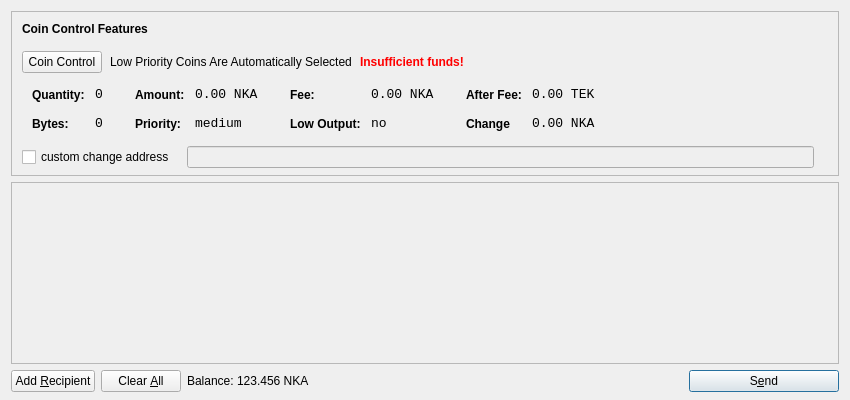
<?xml version="1.0" encoding="UTF-8"?>
<ui version="4.0">
 <class>SendCoinsDialog</class>
 <widget class="QDialog" name="SendCoinsDialog">
  <property name="geometry">
   <rect>
    <x>0</x>
    <y>0</y>
    <width>850</width>
    <height>400</height>
   </rect>
  </property>
  <property name="windowTitle">
   <string>Send Coins</string>
  </property>
  <layout class="QVBoxLayout" name="verticalLayout" stretch="0,1,0">
   <property name="bottomMargin">
    <number>8</number>
   </property>
   <item>
    <widget class="QFrame" name="frameCoinControl">
     <property name="sizePolicy">
      <sizepolicy hsizetype="Expanding" vsizetype="Expanding">
       <horstretch>0</horstretch>
       <verstretch>0</verstretch>
      </sizepolicy>
     </property>
     <property name="maximumSize">
      <size>
       <width>16777215</width>
       <height>16777215</height>
      </size>
     </property>
     <property name="frameShape">
      <enum>QFrame::StyledPanel</enum>
     </property>
     <property name="frameShadow">
      <enum>QFrame::Sunken</enum>
     </property>
     <layout class="QVBoxLayout" name="verticalLayoutCoinControl2">
      <property name="spacing">
       <number>-1</number>
      </property>
      <property name="leftMargin">
       <number>0</number>
      </property>
      <property name="topMargin">
       <number>0</number>
      </property>
      <property name="rightMargin">
       <number>0</number>
      </property>
      <property name="bottomMargin">
       <number>6</number>
      </property>
      <item>
       <layout class="QVBoxLayout" name="verticalLayoutCoinControl" stretch="0,0,0,0,1">
        <property name="spacing">
         <number>0</number>
        </property>
        <property name="leftMargin">
         <number>10</number>
        </property>
        <property name="topMargin">
         <number>10</number>
        </property>
        <item>
         <layout class="QHBoxLayout" name="horizontalLayoutCoinControl1">
          <property name="bottomMargin">
           <number>15</number>
          </property>
          <item>
           <widget class="QLabel" name="labelCoinControlFeatures">
            <property name="sizePolicy">
             <sizepolicy hsizetype="Preferred" vsizetype="Maximum">
              <horstretch>0</horstretch>
              <verstretch>0</verstretch>
             </sizepolicy>
            </property>
            <property name="font">
             <font>
              <weight>75</weight>
              <bold>true</bold>
             </font>
            </property>
            <property name="styleSheet">
             <string notr="true">font-weight:bold;</string>
            </property>
            <property name="text">
             <string>Coin Control Features</string>
            </property>
           </widget>
          </item>
         </layout>
        </item>
        <item>
         <layout class="QHBoxLayout" name="horizontalLayoutCoinControl2" stretch="0,0,0,0">
          <property name="spacing">
           <number>8</number>
          </property>
          <property name="bottomMargin">
           <number>10</number>
          </property>
          <item>
           <widget class="QPushButton" name="pushButtonCoinControl">
            <property name="styleSheet">
             <string notr="true"/>
            </property>
            <property name="text">
             <string>Coin Control</string>
            </property>
           </widget>
          </item>
          <item>
           <widget class="QLabel" name="labelCoinControlAutomaticallySelected">
            <property name="text">
             <string>Low Priority Coins Are Automatically Selected</string>
            </property>
            <property name="margin">
             <number>5</number>
            </property>
           </widget>
          </item>
          <item>
           <widget class="QLabel" name="labelCoinControlInsuffFunds">
            <property name="font">
             <font>
              <weight>75</weight>
              <bold>true</bold>
             </font>
            </property>
            <property name="styleSheet">
             <string notr="true">color:red;font-weight:bold;</string>
            </property>
            <property name="text">
             <string>Insufficient funds!</string>
            </property>
            <property name="margin">
             <number>5</number>
            </property>
           </widget>
          </item>
          <item>
           <spacer name="horizontalSpacerCoinControl">
            <property name="orientation">
             <enum>Qt::Horizontal</enum>
            </property>
            <property name="sizeHint" stdset="0">
             <size>
              <width>40</width>
              <height>1</height>
             </size>
            </property>
           </spacer>
          </item>
         </layout>
        </item>
        <item>
         <widget class="QWidget" name="widgetCoinControl" native="true">
          <property name="sizePolicy">
           <sizepolicy hsizetype="Preferred" vsizetype="Preferred">
            <horstretch>0</horstretch>
            <verstretch>0</verstretch>
           </sizepolicy>
          </property>
          <property name="minimumSize">
           <size>
            <width>0</width>
            <height>0</height>
           </size>
          </property>
          <property name="styleSheet">
           <string notr="true"/>
          </property>
          <layout class="QHBoxLayout" name="horizontalLayoutCoinControl5">
           <property name="margin">
            <number>0</number>
           </property>
           <item>
            <layout class="QHBoxLayout" name="horizontalLayoutCoinControl3" stretch="0,0,0,1">
             <property name="spacing">
              <number>20</number>
             </property>
             <property name="topMargin">
              <number>0</number>
             </property>
             <property name="bottomMargin">
              <number>10</number>
             </property>
             <item>
              <layout class="QFormLayout" name="formLayoutCoinControl1">
               <property name="horizontalSpacing">
                <number>10</number>
               </property>
               <property name="verticalSpacing">
                <number>14</number>
               </property>
               <property name="leftMargin">
                <number>10</number>
               </property>
               <property name="topMargin">
                <number>4</number>
               </property>
               <property name="rightMargin">
                <number>6</number>
               </property>
               <item row="0" column="0">
                <widget class="QLabel" name="labelCoinControlQuantityText">
                 <property name="styleSheet">
                  <string notr="true">font-weight:bold;</string>
                 </property>
                 <property name="text">
                  <string>Quantity:</string>
                 </property>
                 <property name="margin">
                  <number>0</number>
                 </property>
                </widget>
               </item>
               <item row="0" column="1">
                <widget class="QLabel" name="labelCoinControlQuantity">
                 <property name="font">
                  <font>
                   <family>Monospace</family>
                   <pointsize>10</pointsize>
                  </font>
                 </property>
                 <property name="cursor">
                  <cursorShape>IBeamCursor</cursorShape>
                 </property>
                 <property name="contextMenuPolicy">
                  <enum>Qt::ActionsContextMenu</enum>
                 </property>
                 <property name="text">
                  <string>0</string>
                 </property>
                 <property name="margin">
                  <number>0</number>
                 </property>
                 <property name="textInteractionFlags">
                  <set>Qt::LinksAccessibleByMouse|Qt::TextSelectableByKeyboard|Qt::TextSelectableByMouse</set>
                 </property>
                </widget>
               </item>
               <item row="1" column="0">
                <widget class="QLabel" name="labelCoinControlBytesText">
                 <property name="styleSheet">
                  <string notr="true">font-weight:bold;</string>
                 </property>
                 <property name="text">
                  <string>Bytes:</string>
                 </property>
                </widget>
               </item>
               <item row="1" column="1">
                <widget class="QLabel" name="labelCoinControlBytes">
                 <property name="font">
                  <font>
                   <family>Monospace</family>
                   <pointsize>10</pointsize>
                  </font>
                 </property>
                 <property name="cursor">
                  <cursorShape>IBeamCursor</cursorShape>
                 </property>
                 <property name="contextMenuPolicy">
                  <enum>Qt::ActionsContextMenu</enum>
                 </property>
                 <property name="text">
                  <string>0</string>
                 </property>
                 <property name="textInteractionFlags">
                  <set>Qt::LinksAccessibleByMouse|Qt::TextSelectableByKeyboard|Qt::TextSelectableByMouse</set>
                 </property>
                </widget>
               </item>
              </layout>
             </item>
             <item>
              <layout class="QFormLayout" name="formLayoutCoinControl2">
               <property name="horizontalSpacing">
                <number>10</number>
               </property>
               <property name="verticalSpacing">
                <number>14</number>
               </property>
               <property name="leftMargin">
                <number>6</number>
               </property>
               <property name="topMargin">
                <number>4</number>
               </property>
               <property name="rightMargin">
                <number>6</number>
               </property>
               <item row="0" column="0">
                <widget class="QLabel" name="labelCoinControlAmountText">
                 <property name="styleSheet">
                  <string notr="true">font-weight:bold;</string>
                 </property>
                 <property name="text">
                  <string>Amount:</string>
                 </property>
                 <property name="margin">
                  <number>0</number>
                 </property>
                </widget>
               </item>
               <item row="0" column="1">
                <widget class="QLabel" name="labelCoinControlAmount">
                 <property name="font">
                  <font>
                   <family>Monospace</family>
                   <pointsize>10</pointsize>
                  </font>
                 </property>
                 <property name="cursor">
                  <cursorShape>IBeamCursor</cursorShape>
                 </property>
                 <property name="contextMenuPolicy">
                  <enum>Qt::ActionsContextMenu</enum>
                 </property>
                 <property name="text">
                  <string>0.00 NKA</string>
                 </property>
                 <property name="textInteractionFlags">
                  <set>Qt::LinksAccessibleByMouse|Qt::TextSelectableByKeyboard|Qt::TextSelectableByMouse</set>
                 </property>
                </widget>
               </item>
               <item row="1" column="0">
                <widget class="QLabel" name="labelCoinControlPriorityText">
                 <property name="styleSheet">
                  <string notr="true">font-weight:bold;</string>
                 </property>
                 <property name="text">
                  <string>Priority:</string>
                 </property>
                </widget>
               </item>
               <item row="1" column="1">
                <widget class="QLabel" name="labelCoinControlPriority">
                 <property name="font">
                  <font>
                   <family>Monospace</family>
                   <pointsize>10</pointsize>
                  </font>
                 </property>
                 <property name="cursor">
                  <cursorShape>IBeamCursor</cursorShape>
                 </property>
                 <property name="contextMenuPolicy">
                  <enum>Qt::ActionsContextMenu</enum>
                 </property>
                 <property name="text">
                  <string>medium</string>
                 </property>
                 <property name="textInteractionFlags">
                  <set>Qt::LinksAccessibleByMouse|Qt::TextSelectableByKeyboard|Qt::TextSelectableByMouse</set>
                 </property>
                </widget>
               </item>
              </layout>
             </item>
             <item>
              <layout class="QFormLayout" name="formLayoutCoinControl3">
               <property name="horizontalSpacing">
                <number>10</number>
               </property>
               <property name="verticalSpacing">
                <number>14</number>
               </property>
               <property name="leftMargin">
                <number>6</number>
               </property>
               <property name="topMargin">
                <number>4</number>
               </property>
               <property name="rightMargin">
                <number>6</number>
               </property>
               <item row="0" column="0">
                <widget class="QLabel" name="labelCoinControlFeeText">
                 <property name="styleSheet">
                  <string notr="true">font-weight:bold;</string>
                 </property>
                 <property name="text">
                  <string>Fee:</string>
                 </property>
                 <property name="margin">
                  <number>0</number>
                 </property>
                </widget>
               </item>
               <item row="0" column="1">
                <widget class="QLabel" name="labelCoinControlFee">
                 <property name="font">
                  <font>
                   <family>Monospace</family>
                   <pointsize>10</pointsize>
                  </font>
                 </property>
                 <property name="cursor">
                  <cursorShape>IBeamCursor</cursorShape>
                 </property>
                 <property name="contextMenuPolicy">
                  <enum>Qt::ActionsContextMenu</enum>
                 </property>
                 <property name="text">
                  <string>0.00 NKA</string>
                 </property>
                 <property name="textInteractionFlags">
                  <set>Qt::LinksAccessibleByMouse|Qt::TextSelectableByKeyboard|Qt::TextSelectableByMouse</set>
                 </property>
                </widget>
               </item>
               <item row="1" column="0">
                <widget class="QLabel" name="labelCoinControlLowOutputText">
                 <property name="styleSheet">
                  <string notr="true">font-weight:bold;</string>
                 </property>
                 <property name="text">
                  <string>Low Output:</string>
                 </property>
                </widget>
               </item>
               <item row="1" column="1">
                <widget class="QLabel" name="labelCoinControlLowOutput">
                 <property name="font">
                  <font>
                   <family>Monospace</family>
                   <pointsize>10</pointsize>
                  </font>
                 </property>
                 <property name="cursor">
                  <cursorShape>IBeamCursor</cursorShape>
                 </property>
                 <property name="contextMenuPolicy">
                  <enum>Qt::ActionsContextMenu</enum>
                 </property>
                 <property name="text">
                  <string>no</string>
                 </property>
                 <property name="textInteractionFlags">
                  <set>Qt::LinksAccessibleByMouse|Qt::TextSelectableByKeyboard|Qt::TextSelectableByMouse</set>
                 </property>
                </widget>
               </item>
              </layout>
             </item>
             <item>
              <layout class="QFormLayout" name="formLayoutCoinControl4">
               <property name="horizontalSpacing">
                <number>10</number>
               </property>
               <property name="verticalSpacing">
                <number>14</number>
               </property>
               <property name="leftMargin">
                <number>6</number>
               </property>
               <property name="topMargin">
                <number>4</number>
               </property>
               <property name="rightMargin">
                <number>6</number>
               </property>
               <item row="0" column="0">
                <widget class="QLabel" name="labelCoinControlAfterFeeText">
                 <property name="styleSheet">
                  <string notr="true">font-weight:bold;</string>
                 </property>
                 <property name="text">
                  <string>After Fee:</string>
                 </property>
                 <property name="margin">
                  <number>0</number>
                 </property>
                </widget>
               </item>
               <item row="0" column="1">
                <widget class="QLabel" name="labelCoinControlAfterFee">
                 <property name="font">
                  <font>
                   <family>Monospace</family>
                   <pointsize>10</pointsize>
                  </font>
                 </property>
                 <property name="cursor">
                  <cursorShape>IBeamCursor</cursorShape>
                 </property>
                 <property name="contextMenuPolicy">
                  <enum>Qt::ActionsContextMenu</enum>
                 </property>
                 <property name="text">
                  <string>0.00 TEK</string>
                 </property>
                 <property name="textInteractionFlags">
                  <set>Qt::LinksAccessibleByMouse|Qt::TextSelectableByKeyboard|Qt::TextSelectableByMouse</set>
                 </property>
                </widget>
               </item>
               <item row="1" column="0">
                <widget class="QLabel" name="labelCoinControlChangeText">
                 <property name="styleSheet">
                  <string notr="true">font-weight:bold;</string>
                 </property>
                 <property name="text">
                  <string>Change</string>
                 </property>
                </widget>
               </item>
               <item row="1" column="1">
                <widget class="QLabel" name="labelCoinControlChange">
                 <property name="font">
                  <font>
                   <family>Monospace</family>
                   <pointsize>10</pointsize>
                  </font>
                 </property>
                 <property name="cursor">
                  <cursorShape>IBeamCursor</cursorShape>
                 </property>
                 <property name="contextMenuPolicy">
                  <enum>Qt::ActionsContextMenu</enum>
                 </property>
                 <property name="text">
                  <string>0.00 NKA</string>
                 </property>
                 <property name="textInteractionFlags">
                  <set>Qt::LinksAccessibleByMouse|Qt::TextSelectableByKeyboard|Qt::TextSelectableByMouse</set>
                 </property>
                </widget>
               </item>
              </layout>
             </item>
            </layout>
           </item>
          </layout>
         </widget>
        </item>
        <item>
         <layout class="QHBoxLayout" name="horizontalLayoutCoinControl4" stretch="0,0,0">
          <property name="spacing">
           <number>12</number>
          </property>
          <property name="sizeConstraint">
           <enum>QLayout::SetDefaultConstraint</enum>
          </property>
          <property name="topMargin">
           <number>5</number>
          </property>
          <property name="rightMargin">
           <number>5</number>
          </property>
          <item>
           <widget class="QCheckBox" name="checkBoxCoinControlChange">
            <property name="text">
             <string>custom change address</string>
            </property>
           </widget>
          </item>
          <item>
           <widget class="QLineEdit" name="lineEditCoinControlChange">
            <property name="enabled">
             <bool>false</bool>
            </property>
            <property name="sizePolicy">
             <sizepolicy hsizetype="Expanding" vsizetype="Fixed">
              <horstretch>0</horstretch>
              <verstretch>0</verstretch>
             </sizepolicy>
            </property>
           </widget>
          </item>
          <item>
           <widget class="QLabel" name="labelCoinControlChangeLabel">
            <property name="sizePolicy">
             <sizepolicy hsizetype="Preferred" vsizetype="Expanding">
              <horstretch>0</horstretch>
              <verstretch>0</verstretch>
             </sizepolicy>
            </property>
            <property name="minimumSize">
             <size>
              <width>0</width>
              <height>0</height>
             </size>
            </property>
            <property name="text">
             <string/>
            </property>
            <property name="margin">
             <number>3</number>
            </property>
           </widget>
          </item>
         </layout>
        </item>
        <item>
         <spacer name="verticalSpacerCoinControl">
          <property name="orientation">
           <enum>Qt::Vertical</enum>
          </property>
          <property name="sizeHint" stdset="0">
           <size>
            <width>800</width>
            <height>1</height>
           </size>
          </property>
         </spacer>
        </item>
       </layout>
      </item>
     </layout>
    </widget>
   </item> 
   <item>
    <widget class="QScrollArea" name="scrollArea">
     <property name="widgetResizable">
      <bool>true</bool>
     </property>
     <widget class="QWidget" name="scrollAreaWidgetContents">
      <property name="geometry">
       <rect>
        <x>0</x>
        <y>0</y>
        <width>830</width>
        <height>165</height>
       </rect>
      </property>
      <layout class="QVBoxLayout" name="verticalLayout_2">
       <property name="margin">
        <number>0</number>
       </property>
       <item>
        <layout class="QVBoxLayout" name="entries">
         <property name="spacing">
          <number>6</number>
         </property>
        </layout>
       </item>
       <item>
        <spacer name="verticalSpacer">
         <property name="orientation">
          <enum>Qt::Vertical</enum>
         </property>
         <property name="sizeHint" stdset="0">
          <size>
           <width>20</width>
           <height>40</height>
          </size>
         </property>
        </spacer>
       </item>
      </layout>
     </widget>
    </widget>
   </item>
   <item>
    <layout class="QHBoxLayout" name="horizontalLayout">
     <item>
      <widget class="QPushButton" name="addButton">
       <property name="toolTip">
        <string>Send to multiple recipients at once</string>
       </property>
       <property name="text">
        <string>Add &amp;Recipient</string>
       </property>
       <property name="icon">
        <iconset resource="../IncaKoin.qrc">
         <normaloff>:/icons/add</normaloff>:/icons/add</iconset>
       </property>
       <property name="autoDefault">
        <bool>false</bool>
       </property>
      </widget>
     </item>
     <item>
      <widget class="QPushButton" name="clearButton">
       <property name="sizePolicy">
        <sizepolicy hsizetype="Minimum" vsizetype="Fixed">
         <horstretch>0</horstretch>
         <verstretch>0</verstretch>
        </sizepolicy>
       </property>
       <property name="toolTip">
        <string>Remove all transaction fields</string>
       </property>
       <property name="text">
        <string>Clear &amp;All</string>
       </property>
       <property name="icon">
        <iconset resource="../IncaKoin.qrc">
         <normaloff>:/icons/remove</normaloff>:/icons/remove</iconset>
       </property>
       <property name="autoRepeatDelay">
        <number>300</number>
       </property>
       <property name="autoDefault">
        <bool>false</bool>
       </property>
      </widget>
     </item>
     <item>
      <layout class="QHBoxLayout" name="horizontalLayout_2">
       <property name="spacing">
        <number>3</number>
       </property>
       <item>
        <widget class="QLabel" name="label">
         <property name="text">
          <string>Balance:</string>
         </property>
        </widget>
       </item>
       <item>
        <widget class="QLabel" name="labelBalance">
         <property name="cursor">
          <cursorShape>IBeamCursor</cursorShape>
         </property>
         <property name="text">
          <string>123.456 NKA</string>
         </property>
         <property name="textInteractionFlags">
          <set>Qt::LinksAccessibleByMouse|Qt::TextSelectableByKeyboard|Qt::TextSelectableByMouse</set>
         </property>
        </widget>
       </item>
      </layout>
     </item>
     <item>
      <spacer name="horizontalSpacer">
       <property name="orientation">
        <enum>Qt::Horizontal</enum>
       </property>
       <property name="sizeHint" stdset="0">
        <size>
         <width>40</width>
         <height>20</height>
        </size>
       </property>
      </spacer>
     </item>
     <item>
      <widget class="QPushButton" name="sendButton">
       <property name="minimumSize">
        <size>
         <width>150</width>
         <height>0</height>
        </size>
       </property>
       <property name="toolTip">
        <string>Confirm the send action</string>
       </property>
       <property name="text">
        <string>S&amp;end</string>
       </property>
       <property name="icon">
        <iconset resource="../IncaKoin.qrc">
         <normaloff>:/icons/send</normaloff>:/icons/send</iconset>
       </property>
       <property name="default">
        <bool>true</bool>
       </property>
      </widget>
     </item>
    </layout>
   </item>
  </layout>
 </widget>
 <resources>
  <include location="../tekcoin.qrc"/>
 </resources>
 <connections/>
</ui>
